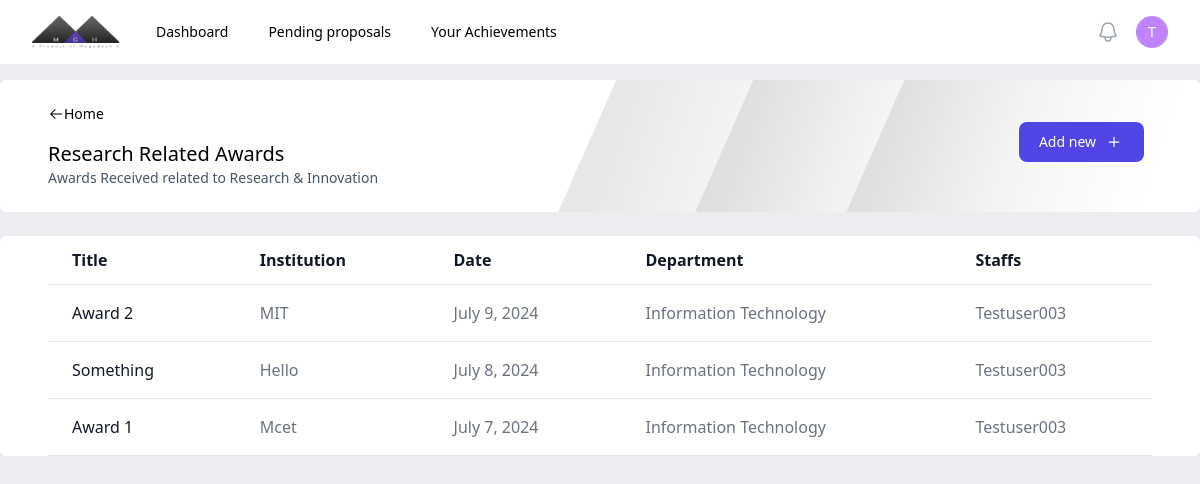
The page /awards/ (signed in) on the database its author committed.
### authentication/models.py (models this page shows)
class staff(AbstractUser):
    dept = models.ForeignKey(department, on_delete=models.CASCADE, null=True, blank=True)
    designation = models.CharField(max_length=20)
    phone = models.CharField(max_length=20)
    def __str__(self):
        return self.username

class department(models.Model):
    name = models.CharField(max_length=50)
    hod = models.OneToOneField('staff', on_delete=models.SET_NULL, null=True, blank=True, related_name='hod')
    def __str__(self):
        return self.name

### central/models.py (models this page shows, shortened)
class awards(models.Model):
     modeltypes = (
        ['Attending', 'Attending'],
        ['Award', 'Award']
    )
     institutiontypes = [
         ('from our Institution','from our Institution'),
         ('from top NIRF- ranked government and government-aided academic institutions, NPTEL Star performers/Topper certificate','from top NIRF- ranked government and government-aided academic institutions, NPTEL Star performers/Topper certificate'),
         ('from academic institutions in abroad/ Industry /Scientific bodies', 'from academic institutions in abroad/ Industry /Scientific bodies'),
         ('from Government Agencies-State/ National Awards', 'from Government Agencies-State/ National Awards')
     ]
     title = models.CharField(max_length=100)
     institution = models.CharField(max_length=100)
     institutiontype = models.CharField(max_length=150, choices=institutiontypes)
     date = models.DateField()
     department = models.ForeignKey(department, on_delete=models.SET_NULL, null=True)
     staffs = models.ForeignKey(staff, on_delete=models.SET_NULL, null=True)
     hodapproval = models.BooleanField(verbose_name="HoD Approval Status", default=False, null=True)
     controller = models.BooleanField(verbose_name="Controller Approval Status", default=False, null=True)
     class Meta:
         verbose_name = 'Award'
         verbose_name_plural = 'Awards'

### central/views.py (the view)
# urls.py: path('awards/', ctv.awards),
@login_required
def awards(request):
    obj = _awards.objects.filter(staffs=request.user, controller=True)
    return render(request, 'central/awards.html',{'objects':obj})

### central/templates/central/awards.html (shortened to what this page needs)
{% extends 'central/publication.html' %}
{% block header %}
    <p class="text-xl font-medium mt-4">Research Related Awards</p>
    <p class="text-sm text-slate-600">Awards Received related to Research & Innovation</p>
{% endblock %}
{% block addurl %}
     /awardapplication
{% endblock %}
{% block content %}
<table class=" text-left min-h-full text-gray-500 bg-white dark:text-gray-400 rounded-md overflow-x-auto w-full">
    <thead class="border-b text-gray-900 dark:text-gray-400">
        <tr>
            <th scope="col" class="px-6 py-3">
                Title
            </th>
            <th scope="col" class="px-6 py-3">
                Institution
            </th>
            <th scope="col" class="px-6 py-3">
                Date
            </th>
            <th scope="col" class="px-6 py-3">
                Department
            </th>
            <th scope="col" class="px-6 py-3">
                Staffs
            </th>
        </tr>
    </thead>
    <tbody>
        {% for object in objects %}
        <tr class="border-b">
            <td scope="row" class="hover:underline px-6 py-4 font-medium text-gray-900 whitespace-nowrap">
                <a href="">
                {{object.title}}
                </a>
            </td>
            <td scope="row" class="px-6 py-4">
                <a href="">
                {{object.institution}}
                </a>
            </td>
            <td class="px-6 py-4">
                {{object.date}}
            </td>
            <td class="px-6 py-4">
                {{object.department}}
            </td>
            <td class="px-6 py-4">
                {{object.staffs}}
            </td>
        </tr>
        {% endfor %}
    </tbody>
    </table>
{% endblock %}

### central/templates/central/nav.html (shortened to what this page needs)
{% load static %}
<nav class="bg-white">
     <div class="mx-auto max-w-7xl px-2 sm:px-6 lg:px-8">
       <div class="relative flex h-16 items-center justify-between">
         <div class="flex flex-1 items-center justify-center sm:items-stretch sm:justify-start">
           <div class="flex flex-shrink-0 items-center">
             <img class="h-8 w-auto" src="{% static 'images/logo.png' %}" alt="Your Company">
           </div>
           <div class="hidden sm:ml-6 sm:block">
             <div class="flex space-x-4">
               <a href="/" class="rounded-md px-3 py-2 text-sm font-medium text-black hover:bg-gray-100" aria-current="page">Dashboard</a>
               <a href="/pendingproposals" class="rounded-md px-3 py-2 text-sm font-medium text-black hover:bg-gray-100 hover:text-black">Pending proposals</a>
               <a href="/achievements" class="rounded-md px-3 py-2 text-sm font-medium text-black hover:bg-gray-100 hover:text-black">Your Achievements</a>
             </div>
           </div>
         </div>
         <div class="absolute inset-y-0 right-0 flex items-center pr-2 sm:static sm:inset-auto sm:ml-6 sm:pr-0">
           <button type="button" class="relative rounded-full p-1 text-gray-400 hover:text-black focus:outline-none focus:ring-2 focus:ring-white focus:ring-offset-2 focus:ring-offset-gray-800">
             <span class="absolute -inset-1.5"></span>
           </button>
           <div class="relative ml-3">
             <div>
               <button type="button" class="min-w-8 min-h-8 flex items-center justify-center relative rounded-full text-sm border-none focus:outline-none" id="user-menu-button" aria-expanded="false" aria-haspopup="true">
                 <div class="">
                    <p class="text-white font-medium">{{request.user.username|make_list|first}}</p>
                 </div>
               </button>
             </div>
           </div>
         </div>
       </div>
     </div>
   </nav>

### rows shown on the page
staff: user.username|make_list "T"
awards: title "Award 2", institution "MIT", date "July 9, 2024", department "Information Technology", staffs "Testuser003"
awards: title "Something", institution "Hello", date "July 8, 2024", department "Information Technology", staffs "Testuser003"
awards: title "Award 1", institution "Mcet", date "July 7, 2024", department "Information Technology", staffs "Testuser003"
